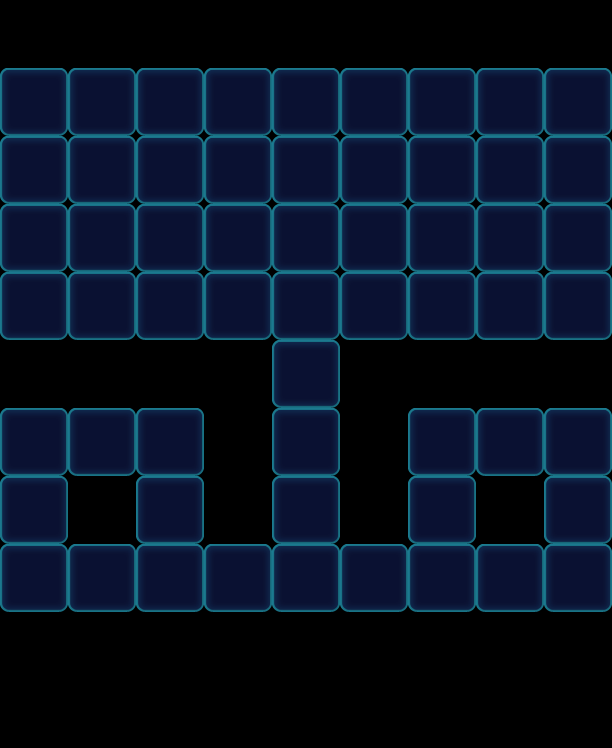

Below is a game level as drawn by its tile map, then a one-line description and the .tmx that defines it (tile-layer data replaced by summaries):
An orthogonal 9x11 tile map with 68x68 px tiles, 1 tile layer (Valid), 2 tilesets and 136 objects (55x Floor, 54x Monster, 19x Factory_Normal, 4x Bomb, 4x Lock).

<map version="1.0" orientation="orthogonal" width="9" height="11" tilewidth="68" tileheight="68">
 <tileset firstgid="1" name="game_grid1" tilewidth="68" tileheight="68">
  <image source="game_grid1.png" width="68" height="68" />
 </tileset>
 <tileset firstgid="2" name="map" tilewidth="68" tileheight="68">
  <image source="map.png" width="1024" height="1024" />
 </tileset>
 <layer name="Valid" width="9" height="11">
  <data>[99 cells, 58 non-empty, 1 distinct tile ids]</data>
 </layer>
 <objectgroup name="BottomObj" width="9" height="11">
  <object name="Jelly" type="Floor" gid="33" x="0" y="136">
   <properties>
    <property name="Layers" value="2" />
   </properties>
  </object>
  <object name="Jelly" type="Floor" gid="33" x="0" y="272">
   <properties>
    <property name="Layers" value="2" />
   </properties>
  </object>
  <object name="Jelly" type="Floor" gid="33" x="0" y="204">
   <properties>
    <property name="Layers" value="2" />
   </properties>
  </object>
  <object name="Jelly" type="Floor" gid="33" x="0" y="340">
   <properties>
    <property name="Layers" value="2" />
   </properties>
  </object>
  <object name="Jelly" type="Floor" gid="33" x="136" y="544">
   <properties>
    <property name="Layers" value="2" />
   </properties>
  </object>
  <object name="Jelly" type="Floor" gid="33" x="68" y="136">
   <properties>
    <property name="Layers" value="2" />
   </properties>
  </object>
  <object name="Jelly" type="Floor" gid="33" x="68" y="612">
   <properties>
    <property name="Layers" value="2" />
   </properties>
  </object>
  <object name="Jelly" type="Floor" gid="33" x="136" y="612">
   <properties>
    <property name="Layers" value="2" />
   </properties>
  </object>
  <object name="Jelly" type="Floor" gid="33" x="204" y="612">
   <properties>
    <property name="Layers" value="2" />
   </properties>
  </object>
  <object name="Jelly" type="Floor" gid="33" x="272" y="612">
   <properties>
    <property name="Layers" value="2" />
   </properties>
  </object>
  <object name="Jelly" type="Floor" gid="33" x="340" y="612">
   <properties>
    <property name="Layers" value="2" />
   </properties>
  </object>
  <object name="Jelly" type="Floor" gid="33" x="408" y="612">
   <properties>
    <property name="Layers" value="2" />
   </properties>
  </object>
  <object name="Jelly" type="Floor" gid="33" x="476" y="612">
   <properties>
    <property name="Layers" value="2" />
   </properties>
  </object>
  <object name="Jelly" type="Floor" gid="33" x="136" y="136">
   <properties>
    <property name="Layers" value="2" />
   </properties>
  </object>
  <object name="Jelly" type="Floor" gid="33" x="68" y="272">
   <properties>
    <property name="Layers" value="2" />
   </properties>
  </object>
  <object name="Jelly" type="Floor" gid="33" x="68" y="340">
   <properties>
    <property name="Layers" value="2" />
   </properties>
  </object>
  <object name="Jelly" type="Floor" gid="33" x="68" y="204">
   <properties>
    <property name="Layers" value="2" />
   </properties>
  </object>
  <object name="Jelly" type="Floor" gid="33" x="136" y="204">
   <properties>
    <property name="Layers" value="2" />
   </properties>
  </object>
  <object name="Jelly" type="Floor" gid="33" x="408" y="544">
   <properties>
    <property name="Layers" value="2" />
   </properties>
  </object>
  <object name="6546" type="Floor" gid="32" x="0" y="476">
   <properties>
    <property name="Layers" value="1" />
   </properties>
  </object>
  <object name="6546" type="Floor" gid="32" x="0" y="612">
   <properties>
    <property name="Layers" value="1" />
   </properties>
  </object>
  <object name="6546" type="Floor" gid="32" x="544" y="476">
   <properties>
    <property name="Layers" value="1" />
   </properties>
  </object>
  <object name="6546" type="Floor" gid="32" x="544" y="612">
   <properties>
    <property name="Layers" value="1" />
   </properties>
  </object>
  <object name="6546" type="Floor" gid="32" x="544" y="544">
   <properties>
    <property name="Layers" value="1" />
   </properties>
  </object>
  <object name="6546" type="Floor" gid="32" x="0" y="544">
   <properties>
    <property name="Layers" value="1" />
   </properties>
  </object>
  <object name="6546" type="Floor" gid="32" x="136" y="476">
   <properties>
    <property name="Layers" value="1" />
   </properties>
  </object>
  <object name="6546" type="Floor" gid="32" x="408" y="476">
   <properties>
    <property name="Layers" value="1" />
   </properties>
  </object>
  <object name="6546" type="Floor" gid="32" x="476" y="476">
   <properties>
    <property name="Layers" value="1" />
   </properties>
  </object>
  <object name="6546" type="Floor" gid="32" x="68" y="476">
   <properties>
    <property name="Layers" value="1" />
   </properties>
  </object>
  <object name="Jelly" type="Floor" gid="33" x="136" y="340">
   <properties>
    <property name="Layers" value="2" />
   </properties>
  </object>
  <object name="Jelly" type="Floor" gid="33" x="136" y="272">
   <properties>
    <property name="Layers" value="2" />
   </properties>
  </object>
  <object name="Jelly" type="Floor" gid="33" x="272" y="136">
   <properties>
    <property name="Layers" value="2" />
   </properties>
  </object>
  <object name="Jelly" type="Floor" gid="33" x="340" y="204">
   <properties>
    <property name="Layers" value="2" />
   </properties>
  </object>
  <object name="Jelly" type="Floor" gid="33" x="204" y="136">
   <properties>
    <property name="Layers" value="2" />
   </properties>
  </object>
  <object name="Jelly" type="Floor" gid="33" x="204" y="272">
   <properties>
    <property name="Layers" value="2" />
   </properties>
  </object>
  <object name="Jelly" type="Floor" gid="33" x="340" y="136">
   <properties>
    <property name="Layers" value="2" />
   </properties>
  </object>
  <object name="Jelly" type="Floor" gid="33" x="204" y="204">
   <properties>
    <property name="Layers" value="2" />
   </properties>
  </object>
  <object name="Jelly" type="Floor" gid="33" x="272" y="272">
   <properties>
    <property name="Layers" value="2" />
   </properties>
  </object>
  <object name="Jelly" type="Floor" gid="33" x="204" y="340">
   <properties>
    <property name="Layers" value="2" />
   </properties>
  </object>
  <object name="Jelly" type="Floor" gid="33" x="272" y="340">
   <properties>
    <property name="Layers" value="2" />
   </properties>
  </object>
  <object name="Jelly" type="Floor" gid="33" x="340" y="272">
   <properties>
    <property name="Layers" value="2" />
   </properties>
  </object>
  <object name="Jelly" type="Floor" gid="33" x="340" y="340">
   <properties>
    <property name="Layers" value="2" />
   </properties>
  </object>
  <object name="Jelly" type="Floor" gid="33" x="272" y="204">
   <properties>
    <property name="Layers" value="2" />
   </properties>
  </object>
  <object name="Jelly" type="Floor" gid="33" x="476" y="136">
   <properties>
    <property name="Layers" value="2" />
   </properties>
  </object>
  <object name="Jelly" type="Floor" gid="33" x="544" y="204">
   <properties>
    <property name="Layers" value="2" />
   </properties>
  </object>
  <object name="Jelly" type="Floor" gid="33" x="408" y="136">
   <properties>
    <property name="Layers" value="2" />
   </properties>
  </object>
  <object name="Jelly" type="Floor" gid="33" x="408" y="272">
   <properties>
    <property name="Layers" value="2" />
   </properties>
  </object>
  <object name="Jelly" type="Floor" gid="33" x="544" y="136">
   <properties>
    <property name="Layers" value="2" />
   </properties>
  </object>
  </objectgroup>
 <objectgroup name="MiddleObj" width="9" height="11">
  <!-- 58 objects omitted --></objectgroup>
 <objectgroup color="#000000" name="TopObj" width="9" height="11">
  <!-- 23 objects omitted --></objectgroup>
</map>
<!-- 88 of 136 objects omitted -->
